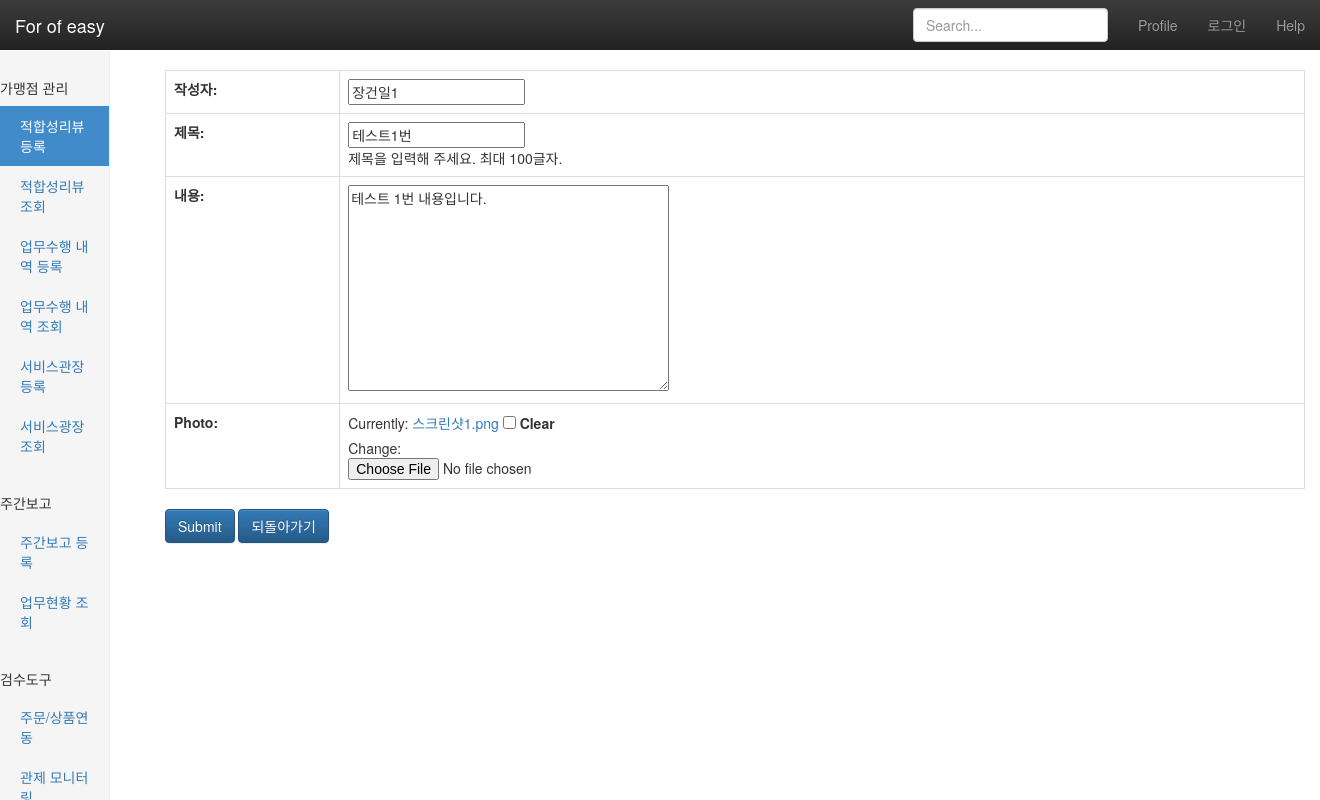
The page /food/1/edit/ on the database its author committed.
### food/models.py (models this page shows, shortened)
class Food(models.Model):
    author = models.CharField(max_length=20, verbose_name="작성자")
    title = models.CharField(max_length=100, verbose_name="제목",help_text="제목을 입력해 주세요. 최대 100글자.")
    content = models.TextField(verbose_name="내용")
    photo = models.ImageField(blank=True)
    create_at = models.DateTimeField(auto_now_add=True)
    update_at = models.DateTimeField(auto_now=True)
    class Meta:
        ordering = ['-id']
    def __str__(self):
        return self.title

### food/views.py (the view)
# urls.py: url(r'^(?P<id>\d+)/edit/$', views.food_edit, name="food_edit"),
def food_edit(request, id):
    post = get_object_or_404(Food, id=id)
    print(post)
    if (request.method == 'POST'):
        form = FoodForm(request.POST, request.FILES, instance=post)
        if(form.is_valid()): #토큰을 가지고 들어왔다면 !
            post = form.save(commit=False) #아래에서 커빗 하고싶어서 !!
            post.ip = request.META['REMOTE_ADDR'] #화면을 통해 입력 받지 않는 데이터를 데이버페이스에 저장하고 싶을때 쓰는방법
            post.save()
            return redirect('/food/')
    else:
        form = FoodForm(instance=post)
    return render(request, 'food/food_new.html',{
        'form':form,
    })

### food/forms.py
class FoodForm(forms.ModelForm):
    class Meta:
        model = Food
        fields = '__all__'

### food/templates/food/food_new.html (shortened to what this page needs)
{% extends "blog/layout.html"%}
{% block content %}
<div class="container" style="margin-bottom:150px">
  <div class="row">
    <div class="col-md-12">
      <form action="" method="post" enctype= "multipart/form-data">
        <table class="table table-hover table-bordered">
          {{ form.as_table }}
        </table>
        <input type="submit" class="btn btn-primary"></input>
        <a class="btn btn-primary" href="/food/">되돌아가기</a>
      </form>
    </div>
  </div>
</div>
{% endblock%}

### askdjango/static/css/dashbord.css (style rules this page uses)
body { padding-top: 50px; }

### rows shown on the page
Food: author "장건일1", title "테스트1번", content "테스트 1번 내용입니다."
